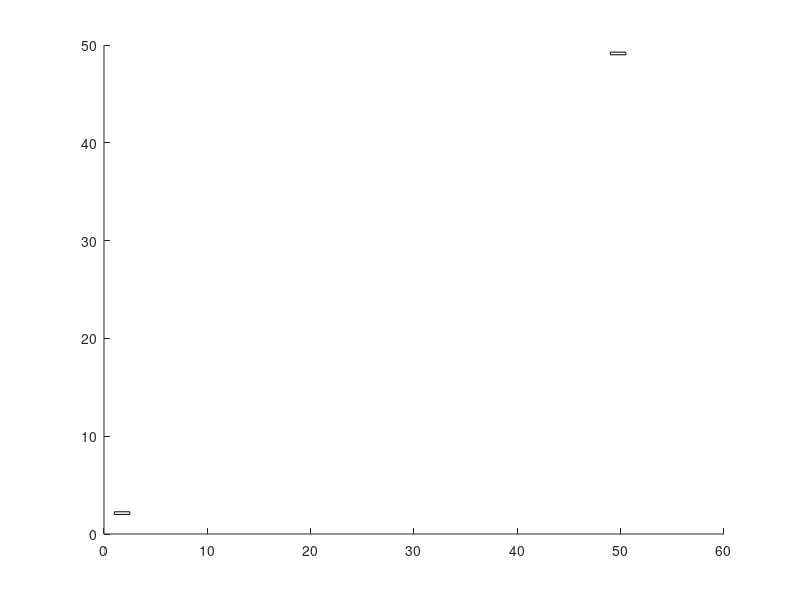

Recreate this plot in MATLAB. (Note: this script raises an error after producing the figure.)
function [hmax,dmax]=trajectory(~,~)
% max height and distance
%inputs
%v0=int vel (m/s)
%theta=angle in deg
%outputs:
%hmax=max height(m)
%dmax=max dist(m)
v0=input('Enter Velocity: ');
theta=input('Enter Angle: ');
%Create Terrain
y = randperm(5); 
N = length(y);
L = 10;
M = N*L;
yi = interpft(y,M);
%Create Tank 1
p=randi(8); ...Random placement of tank 1
p2=p+2;
yi(p:p2)=min(yi(p:p2)); ...Flatten Spot for Tank 1
B=length(yi(p:p2));
c=min(yi(p:p2));
tank1=rectangle('Position',[p,c,B/2,B*.09]);
%Create Tank 2
P=50-p; %Random placement of tank 2
P2=P+2;
yi(P:P2)=min((P:P2)); %Flatten Spot for Tank 2
B2=length(yi(P:P2));
c2=min(yi(P:P2));
tank2=rectangle('Position',[P,c2,B2/2,B2*.09]);
%Plot Terrain
area(yi);   
colormap summer
a=max(yi)*1.5;
hold on
plot(tank1)
plot(tank2)
axis([min(yi) 50 0 a])
g=9.81;
v0x=v0*cosd(theta*pi/180);
v0y=v0*sind(theta*pi/180);
thmax=v0y/g;
hmax=v0y^2/(2*g);
ttot=2*thmax;
dmax=v0x*ttot;
tplot=linspace(0,ttot,200);
x=v0x*tplot;
y=v0y*tplot-0.5*g*tplot.^2;
comet(x,y)